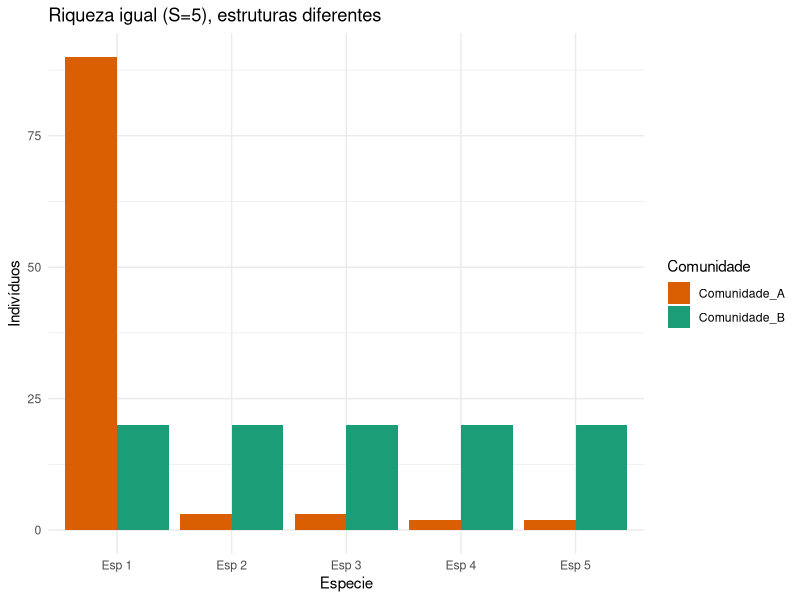
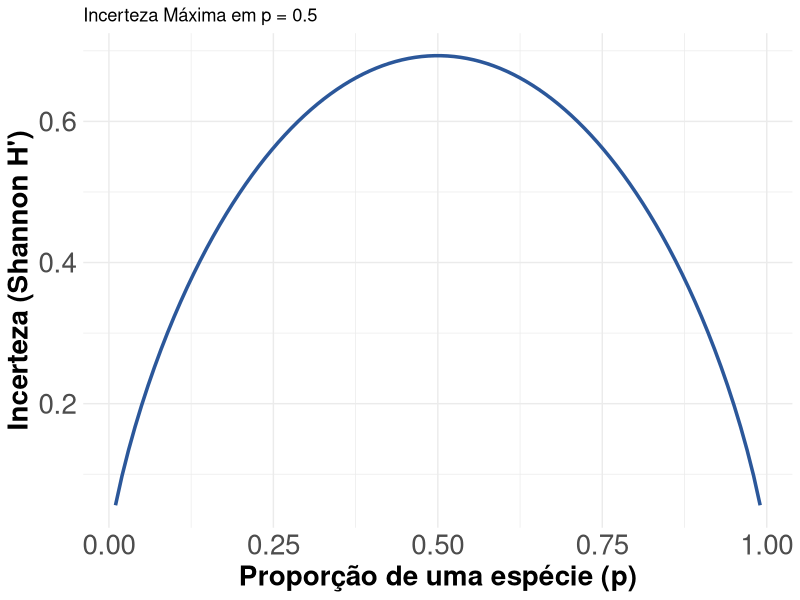
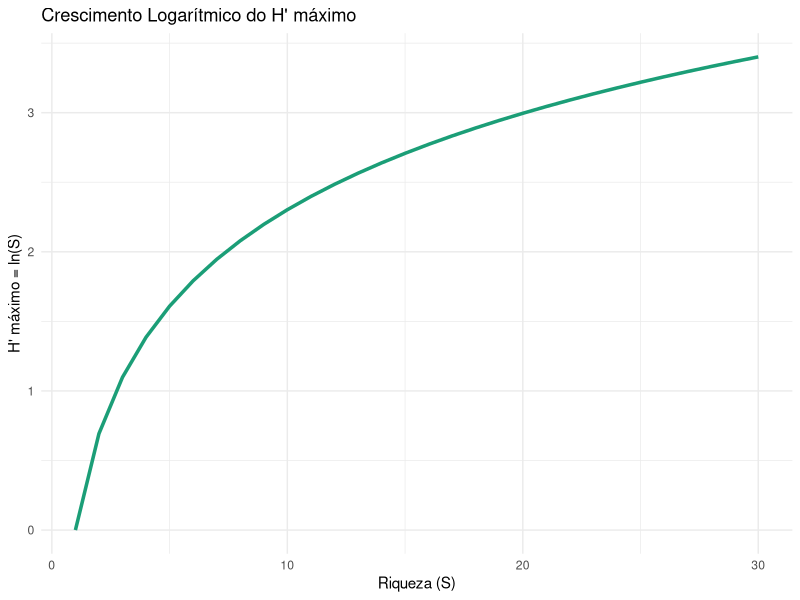
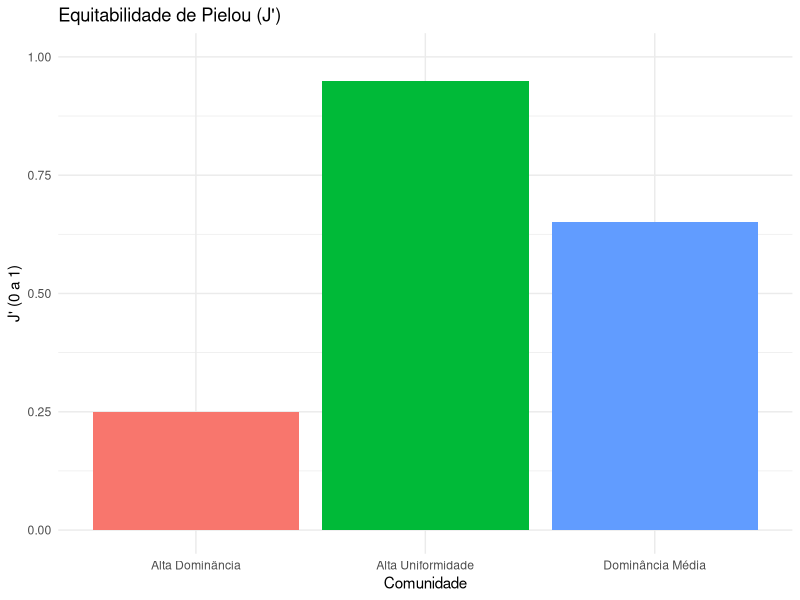
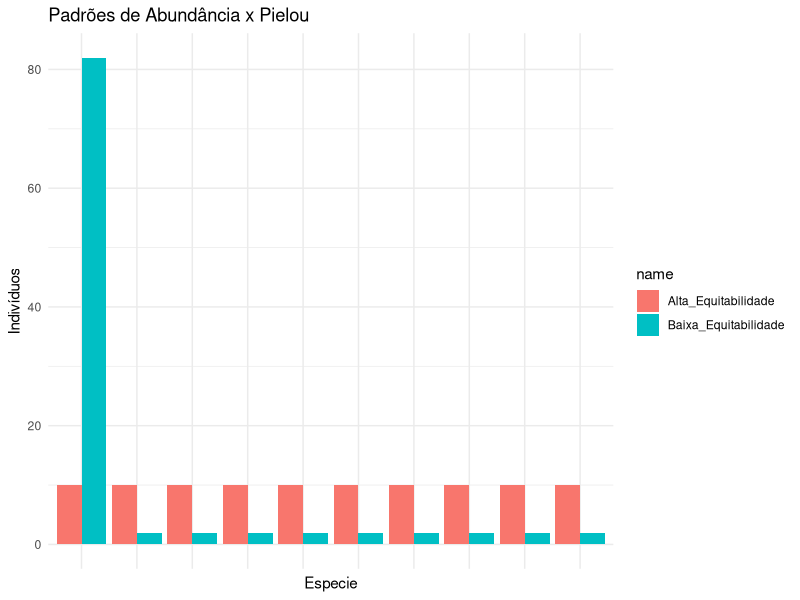

Recreate these plots in R, in order.
## ---- chunk 1
#| echo: false
#| fig-height: 4
library(ggplot2)
df <- data.frame(
  Especie = paste("Esp", 1:5),
  Comunidade_A = c(90, 3, 3, 2, 2),
  Comunidade_B = c(20, 20, 20, 20, 20)
)
df_long <- tidyr::pivot_longer(df, cols = c("Comunidade_A", "Comunidade_B"), names_to = "Comunidade", values_to = "Abundancia")
ggplot(df_long, aes(x = Especie, y = Abundancia, fill = Comunidade)) +
  geom_col(position = "dodge") +
  scale_fill_manual(values = c("#d95f02", "#1b9e77")) +
  theme_minimal() +
  labs(title = "Riqueza igual (S=5), estruturas diferentes", y = "Indivíduos")
## ---- chunk 2
#| echo: false
#| fig-height: 8
p <- seq(0.01, 0.99, length.out = 100)
entropy <- - (p * log(p) + (1-p) * log(1-p))
df_ent <- data.frame(p = p, Incerteza = entropy)
ggplot(df_ent, aes(x = p, y = Incerteza)) +
  geom_line(color = "#2b579a", size = 1.2) +
  theme_minimal() +
  labs(title = "Incerteza Máxima em p = 0.5", x = "Proporção de uma espécie (p)", y = "Incerteza (Shannon H')")+
  theme(axis.text=element_text(size=20),
        axis.title=element_text(size=20,face="bold"))
## ---- chunk 3
#| echo: false
#| fig-height: 4
s_vec <- 1:30
h_max <- log(s_vec)
df_hmax <- data.frame(S = s_vec, Hmax = h_max)
ggplot(df_hmax, aes(x = S, y = Hmax)) +
  geom_line(color = "#1b9e77", size = 1.2) +
  theme_minimal() +
  labs(title = "Crescimento Logarítmico do H' máximo", x = "Riqueza (S)", y = "H' máximo = ln(S)")
## ---- chunk 4
#| echo: false
#| fig-height: 4
j_vals <- data.frame(
  Comunidade = c("Alta Dominância", "Dominância Média", "Alta Uniformidade"),
  J = c(0.25, 0.65, 0.95)
)
ggplot(j_vals, aes(x = Comunidade, y = J, fill = Comunidade)) +
  geom_col() +
  ylim(0, 1) +
  theme_minimal() +
  labs(title = "Equitabilidade de Pielou (J')", y = "J' (0 a 1)") +
  theme(legend.position = "none")
## ---- chunk 5
#| echo: false
#| fig-height: 4
df_pie <- data.frame(
  Especie = paste("Esp", 1:10),
  Alta_Equitabilidade = rep(10, 10),
  Baixa_Equitabilidade = c(82, rep(2, 9))
)
df_pie_long <- tidyr::pivot_longer(df_pie, cols = c("Alta_Equitabilidade", "Baixa_Equitabilidade"))
ggplot(df_pie_long, aes(x = Especie, y = value, fill = name)) +
  geom_col(position = "dodge") +
  theme_minimal() +
  labs(title = "Padrões de Abundância x Pielou", y = "Indivíduos") +
  theme(axis.text.x = element_blank())
